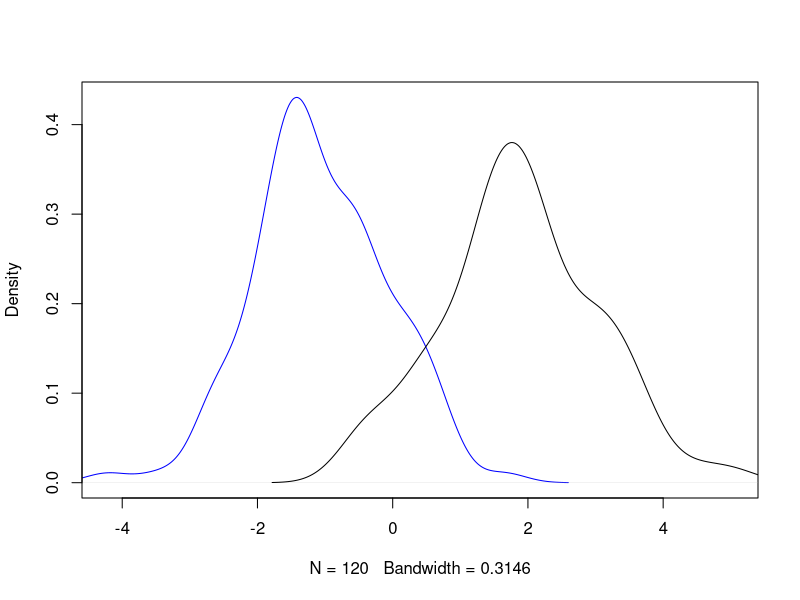
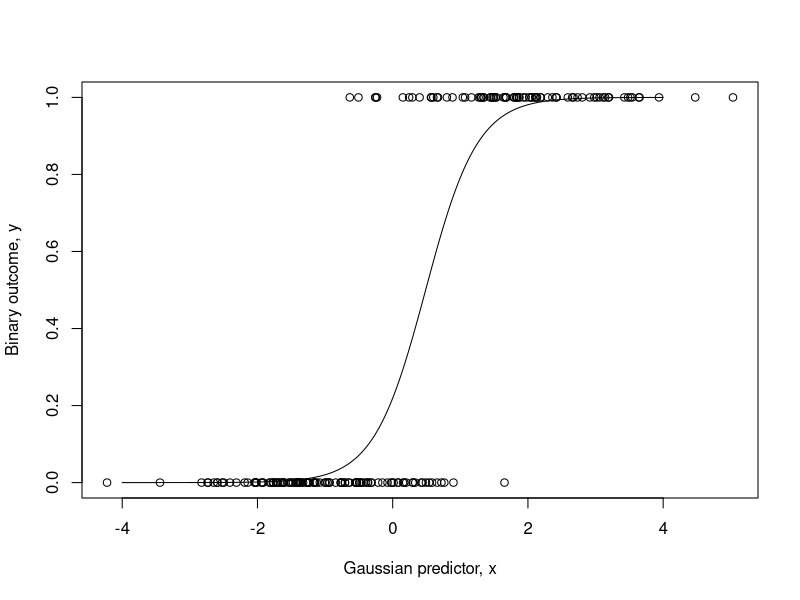
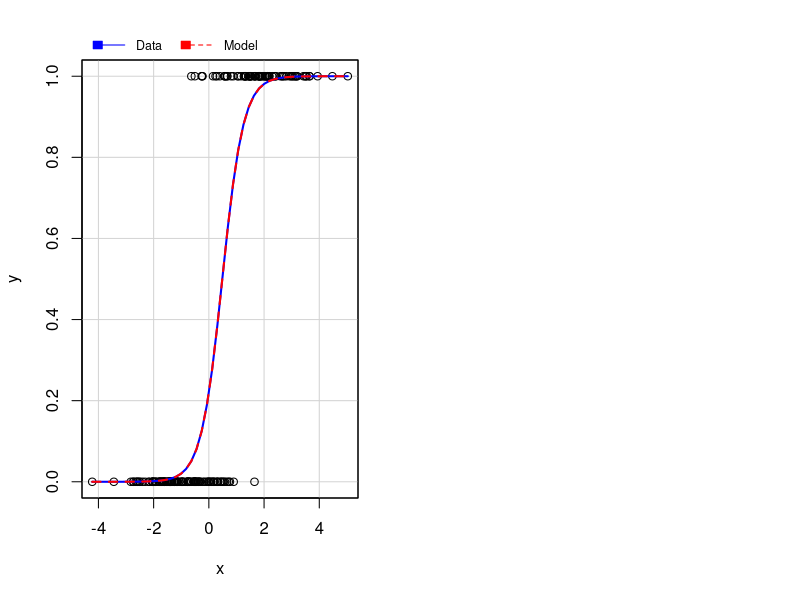

Source code (R) for these figures, in order: (Note: this script raises an error after producing the figures.)
## ---- chunk 1
set.seed(44)
n <- 200
theta_overall <- 0.4
## number of successes
num1 <- theta_overall*n
num0 <- n - num1
x1 <- rnorm(n = num1, mean = 2, sd = 1)
x0 <- rnorm(n = num0, mean = -1, sd = 1)
plot(density(x0), xlim=c(min(x0), max(x1)), main="", col = "blue")
lines(density(x1))
## ---- chunk 2
x <- c( x1, x0 )
y <- c( rep(1, num1), rep(0, num0) )
m1 <- glm( y ~ x, family=binomial() )
summary(m1)
## ---- chunk 3
plot(x, y,
     ylab="Binary outcome, y",
     xlab="Gaussian predictor, x")
x_seq <- seq(-4,4,length.out = n )
y_hat <- 1/(1+exp(-1*(m1$coeff[1] + m1$coeff[2]*x_seq)))
lines(x_seq,y_hat)
## ---- chunk 4
car::mmps(m1,layout=c(1,2))
## ---- chunk 5
set.seed(44)
n <- 100
beta0 <- 0
beta1 <- 2
## number of successes
x <- rnorm(n = n, mean = 0, sd = 1)
plot(density(x, bw = "sj"), xlim=c(min(x), max(x)))
## ---- chunk 6
theta_x <- 1/( 1 + exp(-(beta0 + beta1*x)) )
y <- rbinom(n = n, size = 1, prob = theta_x )
x1 <- x[y==1]
x0 <- x[y==0]
mean(x1); sd(x1)
mean(x0); sd(x0)
plot(density(x0), xlim=c(min(x0), max(x1)), col = "blue")
lines(density(x1))
## ---- chunk 7
m1 <- glm( y ~ x, family=binomial() )
summary(m1)
## ---- chunk 8
plot(x, y,
     ylab="Binary outcome, y",
     xlab="Gaussian predictor, x")
x_seq <- seq(-4,4,length.out = n )
y_hat <- 1/(1+exp(-1*(m1$coeff[1] + m1$coeff[2]*x_seq)))
lines(x_seq,y_hat)
## ---- chunk 9
car::mmps(m1,layout=c(1,2))
## ---- chunk 10
set.seed(444)
n <- 200
## number of successes
theta_overall <- 0.4
## number of successes
num1 <- theta_overall*n
num0 <- n - num1
x1 <- rnorm(n = num1, mean = 2, sd = 2)
x0 <- rnorm(n = num0, mean = -1, sd = 0.5)
plot( density(x0, bw="sj" ), xlim=c(min(x0), max(x1)), col = "blue")
lines( density( x1, bw="sj" ) )
## ---- chunk 11
x <- c( x1, x0 )
y <- c( rep(1, num1), rep(0, num0) )
m1 <- glm( y ~ x, family=binomial() )
summary(m1)
## ---- chunk 12
plot(x, y,
     ylab="Binary outcome, y",
     xlab="Gaussian predictor, x")
x_seq <- seq( min(c(x1,x0)), max(c(x1,x0)), length.out = n )
y_hat <- 1/(1+exp(-1*(m1$coeff[1] + m1$coeff[2]*x_seq)))
lines(x_seq,y_hat)
## ---- chunk 13
car::mmps(m1,layout=c(1,2))
## ---- chunk 14
m2 <- glm( y ~ x + I(x^2), family=binomial() )
summary(m2)
## ---- chunk 15
plot(x, y,
     ylab="Binary outcome, y",
     xlab="Gaussian predictor, x")
y_hat <- 1/(1+exp(-1*(m2$coeff[1] + m2$coeff[2]*x_seq + m2$coeff[3]*x_seq^2)))
lines(x_seq,y_hat)
## ---- chunk 16
car::mmps(m2,layout=c(1,3))
## ---- chunk 17
set.seed(4444)
n <- 1000
## number of successes
theta_overall <- 0.4
## number of successes
num1 <- theta_overall*n
num0 <- n - num1
x1 <- rgamma(n = num1, shape = 2, rate = 4)
x0 <- rgamma(n = num0, shape = 1, rate = 1)
plot( density(x1, bw="sj" ), xlim=c(min(x0), max(x1)) )
lines( density( x0, bw="sj" ), col = "blue")
## ---- chunk 18
x <- c( x1, x0 )
y <- c( rep(1, num1), rep(0, num0) )
m1 <- glm( y ~ x, family=binomial() )
summary(m1)
## ---- chunk 19
plot(x, y,
     ylab="Binary outcome, y",
     xlab="Gaussian predictor, x")
x_seq <- seq( min(c(x1,x0)), max(c(x1,x0)), length.out = n )
y_hat <- 1/(1+exp(-1*(m1$coeff[1] + m1$coeff[2]*x_seq)))
lines(x_seq,y_hat)
## ---- chunk 20
car::mmps(m1,layout=c(1,2))
## ---- chunk 21
m2 <- glm( y ~ x + log(x), family=binomial() )
summary(m2)
## ---- chunk 22
plot(x, y,
     ylab="Binary outcome, y",
     xlab="Gaussian predictor, x")
y_hat <- 1/(1+exp(-1*(m2$coeff[1] + m2$coeff[2]*x_seq + m2$coeff[3]*log(x_seq))))
lines(x_seq,y_hat)
## ---- chunk 23
car::mmps(m2,layout=c(1,3))
